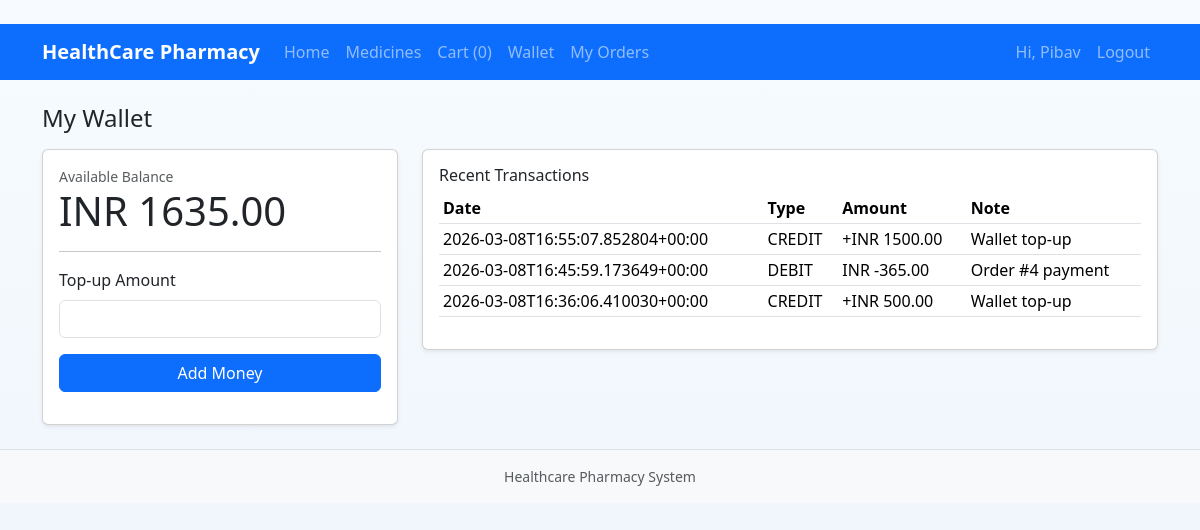
The app's page /wallet (signed in) with its own data.
### tables this page shows
CREATE TABLE users (
            id INTEGER PRIMARY KEY AUTOINCREMENT,
            name TEXT NOT NULL,
            email TEXT NOT NULL UNIQUE,
            password_hash TEXT NOT NULL,
            phone TEXT,
            address TEXT,
            is_admin INTEGER NOT NULL DEFAULT 0,
            created_at TEXT NOT NULL
        , last_login_at TEXT, last_login_ip TEXT, login_count INTEGER DEFAULT 0, wallet_balance REAL DEFAULT 0);

CREATE TABLE wallet_transactions (
            id INTEGER PRIMARY KEY AUTOINCREMENT,
            user_id INTEGER NOT NULL,
            amount REAL NOT NULL,
            txn_type TEXT NOT NULL,
            note TEXT,
            created_at TEXT NOT NULL,
            FOREIGN KEY (user_id) REFERENCES users(id)
        );

### app.py (the view, shortened to what this page needs)
@app.route("/wallet", methods=["GET", "POST"])
@login_required
def wallet():
    user = current_user()
    db = get_db()
    balance_row = db.execute("SELECT wallet_balance FROM users WHERE id = ?", (user["id"],)).fetchone()
    balance = float(balance_row["wallet_balance"] or 0.0)
    txns = db.execute(
        """
        SELECT amount, txn_type, note, created_at
        FROM wallet_transactions
        WHERE user_id = ?
        ORDER BY created_at DESC
        LIMIT 20
        """,
        (user["id"],),
    ).fetchall()
    return render_template("wallet.html", balance=balance, txns=txns)

### app.py (called while the page is built)
def get_db() -> sqlite3.Connection:
    if "db" not in g:
        g.db = sqlite3.connect(DB_PATH)
        g.db.row_factory = sqlite3.Row
        g.db.execute("PRAGMA foreign_keys = ON")
    return g.db

def current_user():
    user_id = session.get("user_id")
    if not user_id:
        return None
    return get_db().execute("SELECT * FROM users WHERE id = ?", (user_id,)).fetchone()

def login_required(view):
    @wraps(view)
    def wrapped(*args, **kwargs):
        if not session.get("user_id"):
            flash("Please log in first.", "warning")
            return redirect(url_for("login"))
        return view(*args, **kwargs)
    return wrapped

@app.context_processor
def inject_global_context():
    cart = session.get("cart", {})
    cart_count = sum(int(qty) for qty in cart.values())
    return {"current_user": current_user(), "cart_count": cart_count, "admin_logged_in": bool(session.get("admin_id"))}

### templates/wallet.html (shortened to what this page needs)
﻿{% extends 'base.html' %}
{% block content %}
<h1 class="h4 mb-3">My Wallet</h1>
<div class="row g-4">
  <div class="col-lg-4">
    <div class="card shadow-sm">
      <div class="card-body">
        <div class="small text-muted">Available Balance</div>
        <div class="display-6">INR {{ '%.2f'|format(balance) }}</div>
        <hr>
        <form method="post">
          <label class="form-label">Top-up Amount</label>
          <input type="number" step="0.01" min="1" name="amount" class="form-control" required>
          <button class="btn btn-primary w-100 mt-3">Add Money</button>
        </form>
      </div>
    </div>
  </div>
  <div class="col-lg-8">
    <div class="card shadow-sm">
      <div class="card-body table-responsive">
        <h2 class="h6">Recent Transactions</h2>
        <table class="table table-sm align-middle">
          <thead><tr><th>Date</th><th>Type</th><th>Amount</th><th>Note</th></tr></thead>
          <tbody>
            {% for t in txns %}
            <tr>
              <td>{{ t.created_at }}</td>
              <td>{{ t.txn_type }}</td>
              <td>{% if t.amount >= 0 %}+{% endif %}INR {{ '%.2f'|format(t.amount) }}</td>
              <td>{{ t.note or '-' }}</td>
            </tr>
            {% else %}
            <tr><td colspan="4">No wallet transactions yet.</td></tr>
            {% endfor %}
          </tbody>
        </table>
      </div>
    </div>
  </div>
</div>
{% endblock %}

### templates/base.html (shortened to what this page needs)
﻿<!doctype html>
<html lang="en">
<head>
  <link href="https://cdn.jsdelivr.net/npm/bootstrap@5.3.3/dist/css/bootstrap.min.css" rel="stylesheet" />
  <link rel="stylesheet" href="{{ url_for('static', filename='css/style.css') }}" />
</head>
<body>
<nav class="navbar navbar-expand-lg navbar-dark bg-primary sticky-top">
  <div class="container">
    <a class="navbar-brand fw-bold" href="{{ url_for('index') }}">HealthCare Pharmacy</a>
    <div class="collapse navbar-collapse" id="mainNav">
      <ul class="navbar-nav me-auto">
        <li class="nav-item"><a class="nav-link" href="{{ url_for('index') }}">Home</a></li>
        <li class="nav-item"><a class="nav-link" href="{{ url_for('medicines') }}">Medicines</a></li>
        <li class="nav-item"><a class="nav-link" href="{{ url_for('cart') }}">Cart ({{ cart_count }})</a></li>
        {% if current_user %}
        <li class="nav-item"><a class="nav-link" href="{{ url_for('wallet') }}">Wallet</a></li>
        <li class="nav-item"><a class="nav-link" href="{{ url_for('customer_orders') }}">My Orders</a></li>
        {% endif %}
      </ul>
      <ul class="navbar-nav">
        {% if current_user %}
          <li class="nav-item"><span class="nav-link">Hi, {{ current_user.name }}</span></li>
          <li class="nav-item"><a class="nav-link" href="{{ url_for('logout') }}">Logout</a></li>
        {% else %}
          <li class="nav-item"><a class="nav-link" href="{{ url_for('login') }}">Customer Login</a></li>
          <li class="nav-item"><a class="nav-link" href="{{ url_for('register') }}">Customer Register</a></li>
        {% endif %}
      </ul>
    </div>
  </div>
</nav>
<main class="container py-4">
  {% block content %}{% endblock %}
</main>
<footer class="bg-light border-top py-3">
  <div class="container text-center small text-muted">
    Healthcare Pharmacy System
  </div>
</footer>
</body>
</html>

### static/css/style.css (style rules this page uses)
body { background: linear-gradient(180deg, #f7fbff 0%, #edf4fa 100%); min-height: 100vh; }

### records on screen
users: name "Pibav", wallet_balance "1635.00"
wallet_transactions: created_at "2026-03-08T16:55:07.852804+00:00", txn_type "CREDIT", amount "1500.00", note "Wallet top-up"
wallet_transactions: created_at "2026-03-08T16:45:59.173649+00:00", txn_type "DEBIT", amount "-365.00", note "Order #4 payment"
wallet_transactions: created_at "2026-03-08T16:36:06.410030+00:00", txn_type "CREDIT", amount "500.00", note "Wallet top-up"

### other values on screen
{{ cart_count }} "0"
